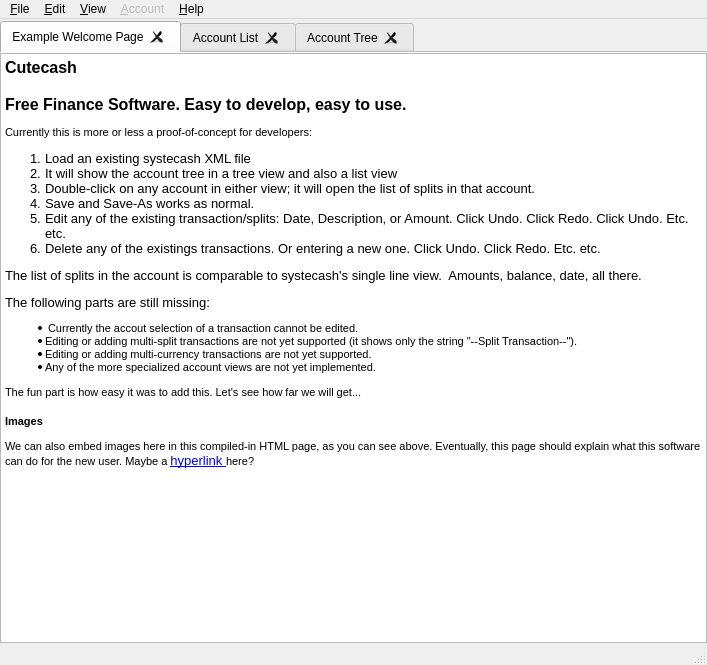
<?xml version="1.0" encoding="UTF-8"?>
<ui version="4.0">
 <class>MainWindow</class>
 <widget class="QMainWindow" name="MainWindow">
  <property name="geometry">
   <rect>
    <x>0</x>
    <y>0</y>
    <width>707</width>
    <height>665</height>
   </rect>
  </property>
  <property name="windowTitle">
   <string>systecash Qt Example</string>
  </property>
  <property name="windowIcon">
   <iconset>
    <normaloff>:/pixmaps/systecash-icon-32x32.png</normaloff>:/pixmaps/systecash-icon-32x32.png</iconset>
  </property>
  <widget class="QWidget" name="centralwidget">
   <layout class="QHBoxLayout" name="horizontalLayout">
    <property name="leftMargin">
     <number>0</number>
    </property>
    <property name="topMargin">
     <number>2</number>
    </property>
    <property name="rightMargin">
     <number>0</number>
    </property>
    <property name="bottomMargin">
     <number>0</number>
    </property>
    <item>
     <widget class="QTabWidget" name="tabWidget">
      <property name="currentIndex">
       <number>0</number>
      </property>
      <property name="documentMode">
       <bool>true</bool>
      </property>
      <property name="tabsClosable">
       <bool>true</bool>
      </property>
      <property name="movable">
       <bool>true</bool>
      </property>
      <widget class="QWidget" name="textBrowserTab">
       <attribute name="icon">
        <iconset resource="gtk-icons.qrc">
         <normaloff>:/gtk-icons/gtk-about.png</normaloff>:/gtk-icons/gtk-about.png</iconset>
       </attribute>
       <attribute name="title">
        <string>Example Welcome Page</string>
       </attribute>
       <layout class="QHBoxLayout" name="horizontalLayout_2">
        <property name="margin">
         <number>0</number>
        </property>
        <item>
         <widget class="QTextBrowser" name="textBrowser">
          <property name="html">
           <string>&lt;!DOCTYPE HTML PUBLIC &quot;-//W3C//DTD HTML 4.0//EN&quot; &quot;http://www.w3.org/TR/REC-html40/strict.dtd&quot;&gt;
&lt;html&gt;&lt;head&gt;&lt;meta name=&quot;qrichtext&quot; content=&quot;1&quot; /&gt;&lt;style type=&quot;text/css&quot;&gt;
p, li { white-space: pre-wrap; }
&lt;/style&gt;&lt;/head&gt;&lt;body style=&quot; font-family:'Ubuntu'; font-size:9pt; font-weight:400; font-style:normal;&quot;&gt;
&lt;p style=&quot; margin-top:18px; margin-bottom:12px; margin-left:0px; margin-right:0px; -qt-block-indent:0; text-indent:0px;&quot;&gt;&lt;span style=&quot; font-family:'MS Shell Dlg 2'; font-size:12pt; font-weight:600;&quot;&gt;Cutecash&lt;/span&gt;&lt;/p&gt;
&lt;p style=&quot; margin-top:18px; margin-bottom:12px; margin-left:0px; margin-right:0px; -qt-block-indent:0; text-indent:0px;&quot;&gt;&lt;span style=&quot; font-family:'MS Shell Dlg 2'; font-size:12pt; font-weight:600;&quot;&gt;Free Finance Software. Easy to develop, easy to use.&lt;/span&gt;&lt;/p&gt;
&lt;p style=&quot; margin-top:12px; margin-bottom:12px; margin-left:0px; margin-right:0px; -qt-block-indent:0; text-indent:0px;&quot;&gt;&lt;span style=&quot; font-family:'MS Shell Dlg 2'; font-size:8pt;&quot;&gt;Currently this is more or less a proof-of-concept for developers:&lt;/span&gt;&lt;/p&gt;
&lt;ol style=&quot;margin-top: 0px; margin-bottom: 0px; margin-left: 0px; margin-right: 0px; -qt-list-indent: 1;&quot;&gt;&lt;li style=&quot; font-family:'Sans'; font-size:10pt;&quot; style=&quot; margin-top:12px; margin-bottom:0px; margin-left:0px; margin-right:0px; -qt-block-indent:0; text-indent:0px;&quot;&gt;Load an existing systecash XML file&lt;/li&gt;
&lt;li style=&quot; font-family:'Sans'; font-size:10pt;&quot; style=&quot; margin-top:0px; margin-bottom:0px; margin-left:0px; margin-right:0px; -qt-block-indent:0; text-indent:0px;&quot;&gt;It will show the account tree in a tree view and also a list view &lt;/li&gt;
&lt;li style=&quot; font-family:'Sans'; font-size:10pt;&quot; style=&quot; margin-top:0px; margin-bottom:0px; margin-left:0px; margin-right:0px; -qt-block-indent:0; text-indent:0px;&quot;&gt;Double-click on any account in either view; it will open the list of splits in that account.&lt;/li&gt;
&lt;li style=&quot; font-family:'Sans'; font-size:10pt;&quot; style=&quot; margin-top:0px; margin-bottom:0px; margin-left:0px; margin-right:0px; -qt-block-indent:0; text-indent:0px;&quot;&gt;Save and Save-As works as normal.&lt;/li&gt;
&lt;li style=&quot; font-family:'Sans'; font-size:10pt;&quot; style=&quot; margin-top:0px; margin-bottom:0px; margin-left:0px; margin-right:0px; -qt-block-indent:0; text-indent:0px;&quot;&gt;Edit any of the existing transaction/splits: Date, Description, or Amount. Click Undo. Click Redo. Click Undo. Etc. etc.&lt;/li&gt;
&lt;li style=&quot; font-family:'Sans'; font-size:10pt;&quot; style=&quot; margin-top:0px; margin-bottom:0px; margin-left:0px; margin-right:0px; -qt-block-indent:0; text-indent:0px;&quot;&gt;Delete any of the existings transactions. Or entering a new one. Click Undo. Click Redo. Etc. etc.&lt;/li&gt;&lt;/ol&gt;
&lt;p style=&quot; margin-top:12px; margin-bottom:12px; margin-left:0px; margin-right:0px; -qt-block-indent:0; text-indent:0px;&quot;&gt;&lt;span style=&quot; font-family:'Sans'; font-size:10pt;&quot;&gt;The list of splits in the account is comparable to systecash's single line view.  Amounts, balance, date, all there.&lt;/span&gt;&lt;/p&gt;
&lt;p style=&quot; margin-top:12px; margin-bottom:12px; margin-left:0px; margin-right:0px; -qt-block-indent:0; text-indent:0px;&quot;&gt;&lt;span style=&quot; font-family:'Sans'; font-size:10pt;&quot;&gt;The following parts are still missing:&lt;/span&gt;&lt;/p&gt;
&lt;ul style=&quot;margin-top: 0px; margin-bottom: 0px; margin-left: 0px; margin-right: 0px; -qt-list-indent: 1;&quot;&gt;&lt;li style=&quot; font-family:'MS Shell Dlg 2'; font-size:8pt;&quot; style=&quot; margin-top:12px; margin-bottom:0px; margin-left:0px; margin-right:0px; -qt-block-indent:0; text-indent:0px;&quot;&gt; Currently the accout selection of a transaction cannot be edited. &lt;/li&gt;
&lt;li style=&quot; font-family:'MS Shell Dlg 2'; font-size:8pt;&quot; style=&quot; margin-top:0px; margin-bottom:0px; margin-left:0px; margin-right:0px; -qt-block-indent:0; text-indent:0px;&quot;&gt;Editing or adding multi-split transactions are not yet supported (it shows only the string &amp;quot;--Split Transaction--&amp;quot;). &lt;/li&gt;
&lt;li style=&quot; font-family:'MS Shell Dlg 2'; font-size:8pt;&quot; style=&quot; margin-top:0px; margin-bottom:0px; margin-left:0px; margin-right:0px; -qt-block-indent:0; text-indent:0px;&quot;&gt;Editing or adding multi-currency transactions are not yet supported. &lt;/li&gt;
&lt;li style=&quot; font-family:'MS Shell Dlg 2'; font-size:8pt;&quot; style=&quot; margin-top:0px; margin-bottom:12px; margin-left:0px; margin-right:0px; -qt-block-indent:0; text-indent:0px;&quot;&gt;Any of the more specialized account views are not yet implemented.&lt;/li&gt;&lt;/ul&gt;
&lt;p style=&quot; margin-top:12px; margin-bottom:12px; margin-left:0px; margin-right:0px; -qt-block-indent:0; text-indent:0px;&quot;&gt;&lt;span style=&quot; font-family:'MS Shell Dlg 2'; font-size:8pt;&quot;&gt;The fun part is how easy it was to add this. Let's see how far we will get...&lt;/span&gt;&lt;/p&gt;
&lt;p style=&quot; margin-top:16px; margin-bottom:12px; margin-left:0px; margin-right:0px; -qt-block-indent:0; text-indent:0px;&quot;&gt;&lt;span style=&quot; font-family:'MS Shell Dlg 2'; font-size:8pt; font-weight:600;&quot;&gt;Images&lt;/span&gt;&lt;/p&gt;
&lt;p style=&quot; margin-top:12px; margin-bottom:12px; margin-left:0px; margin-right:0px; -qt-block-indent:0; text-indent:0px;&quot;&gt;&lt;img src=&quot;:/pixmaps/systecash_splash.png&quot; /&gt;&lt;/p&gt;
&lt;p style=&quot; margin-top:12px; margin-bottom:12px; margin-left:0px; margin-right:0px; -qt-block-indent:0; text-indent:0px;&quot;&gt;&lt;span style=&quot; font-family:'MS Shell Dlg 2'; font-size:8pt;&quot;&gt;We can also embed images here in this compiled-in HTML page, as you can see above. Eventually, this page should explain what this software can do for the new user. Maybe a &lt;/span&gt;&lt;a href=&quot;gnc:test&quot;&gt;&lt;span style=&quot; font-family:'Sans'; font-size:10pt; text-decoration: underline; color:#0000ff;&quot;&gt;hyperlink &lt;/span&gt;&lt;/a&gt;&lt;span style=&quot; font-family:'MS Shell Dlg 2'; font-size:8pt;&quot;&gt;here?&lt;/span&gt;&lt;/p&gt;&lt;/body&gt;&lt;/html&gt;</string>
          </property>
          <property name="openLinks">
           <bool>false</bool>
          </property>
         </widget>
        </item>
       </layout>
      </widget>
      <widget class="QWidget" name="tableViewTab">
       <attribute name="icon">
        <iconset resource="systecash.qrc">
         <normaloff>:/pixmaps/gnc-account.png</normaloff>:/pixmaps/gnc-account.png</iconset>
       </attribute>
       <attribute name="title">
        <string>Account List</string>
       </attribute>
       <layout class="QHBoxLayout" name="horizontalLayout_3">
        <property name="margin">
         <number>0</number>
        </property>
        <item>
         <widget class="QTableView" name="tableView">
          <attribute name="verticalHeaderVisible">
           <bool>false</bool>
          </attribute>
         </widget>
        </item>
       </layout>
      </widget>
      <widget class="QWidget" name="treeViewTab">
       <attribute name="icon">
        <iconset resource="systecash.qrc">
         <normaloff>:/pixmaps/gnc-account.png</normaloff>:/pixmaps/gnc-account.png</iconset>
       </attribute>
       <attribute name="title">
        <string>Account Tree</string>
       </attribute>
       <layout class="QHBoxLayout" name="horizontalLayout_4">
        <property name="margin">
         <number>0</number>
        </property>
        <item>
         <widget class="QTreeView" name="treeView"/>
        </item>
       </layout>
      </widget>
     </widget>
    </item>
   </layout>
  </widget>
  <widget class="QMenuBar" name="menubar">
   <property name="geometry">
    <rect>
     <x>0</x>
     <y>0</y>
     <width>707</width>
     <height>21</height>
    </rect>
   </property>
   <widget class="QMenu" name="menuFile">
    <property name="title">
     <string>&amp;File</string>
    </property>
    <addaction name="actionNew"/>
    <addaction name="actionOpen"/>
    <addaction name="actionSave"/>
    <addaction name="actionSave_as"/>
    <addaction name="separator"/>
    <addaction name="actionCloseTab"/>
    <addaction name="separator"/>
    <addaction name="actionExit"/>
   </widget>
   <widget class="QMenu" name="menuHelp">
    <property name="title">
     <string>&amp;Help</string>
    </property>
    <addaction name="actionAbout"/>
    <addaction name="actionAbout_Qt"/>
   </widget>
   <widget class="QMenu" name="menuAccount">
    <property name="enabled">
     <bool>false</bool>
    </property>
    <property name="title">
     <string>&amp;Account</string>
    </property>
    <addaction name="actionOpenAccount"/>
    <addaction name="actionNewAccount"/>
    <addaction name="actionDeleteAccount"/>
    <addaction name="separator"/>
    <addaction name="actionAccountProperties"/>
   </widget>
   <widget class="QMenu" name="menuEdit">
    <property name="title">
     <string>&amp;Edit</string>
    </property>
    <addaction name="actionCut"/>
    <addaction name="actionCopy"/>
    <addaction name="actionPaste"/>
   </widget>
   <widget class="QMenu" name="menu_View">
    <property name="title">
     <string>&amp;View</string>
    </property>
    <addaction name="actionViewWelcomepage"/>
    <addaction name="actionViewAccountList"/>
    <addaction name="actionViewAccountTree"/>
    <addaction name="actionViewDashboard"/>
   </widget>
   <addaction name="menuFile"/>
   <addaction name="menuEdit"/>
   <addaction name="menu_View"/>
   <addaction name="menuAccount"/>
   <addaction name="menuHelp"/>
  </widget>
  <widget class="QStatusBar" name="statusbar"/>
  <action name="actionNew">
   <property name="text">
    <string>&amp;New</string>
   </property>
   <property name="statusTip">
    <string>Create a new file</string>
   </property>
   <property name="shortcut">
    <string>Ctrl+N</string>
   </property>
  </action>
  <action name="actionOpen">
   <property name="text">
    <string>&amp;Open...</string>
   </property>
   <property name="statusTip">
    <string>Open an existing file</string>
   </property>
   <property name="shortcut">
    <string>Ctrl+O</string>
   </property>
  </action>
  <action name="actionAbout">
   <property name="text">
    <string>&amp;About</string>
   </property>
  </action>
  <action name="actionSave">
   <property name="text">
    <string>&amp;Save</string>
   </property>
   <property name="statusTip">
    <string>Save the document to disk</string>
   </property>
   <property name="shortcut">
    <string>Ctrl+S</string>
   </property>
  </action>
  <action name="actionSave_as">
   <property name="text">
    <string>Save &amp;as...</string>
   </property>
   <property name="statusTip">
    <string>Save the document under a new name</string>
   </property>
  </action>
  <action name="actionExit">
   <property name="text">
    <string>E&amp;xit</string>
   </property>
   <property name="whatsThis">
    <string>Exit the application</string>
   </property>
   <property name="shortcut">
    <string>Ctrl+Q</string>
   </property>
  </action>
  <action name="actionNewAccount">
   <property name="enabled">
    <bool>false</bool>
   </property>
   <property name="icon">
    <iconset resource="systecash.qrc">
     <normaloff>:/pixmaps/gnc-account-new.png</normaloff>:/pixmaps/gnc-account-new.png</iconset>
   </property>
   <property name="text">
    <string>&amp;New...</string>
   </property>
  </action>
  <action name="actionOpenAccount">
   <property name="enabled">
    <bool>false</bool>
   </property>
   <property name="icon">
    <iconset resource="systecash.qrc">
     <normaloff>:/pixmaps/gnc-account-open.png</normaloff>:/pixmaps/gnc-account-open.png</iconset>
   </property>
   <property name="text">
    <string>&amp;Open</string>
   </property>
  </action>
  <action name="actionAccountProperties">
   <property name="enabled">
    <bool>false</bool>
   </property>
   <property name="icon">
    <iconset resource="systecash.qrc">
     <normaloff>:/pixmaps/gnc-account-edit.png</normaloff>:/pixmaps/gnc-account-edit.png</iconset>
   </property>
   <property name="text">
    <string>&amp;Properties...</string>
   </property>
  </action>
  <action name="actionCut">
   <property name="enabled">
    <bool>false</bool>
   </property>
   <property name="text">
    <string>Cu&amp;t</string>
   </property>
  </action>
  <action name="actionCopy">
   <property name="enabled">
    <bool>false</bool>
   </property>
   <property name="text">
    <string>&amp;Copy</string>
   </property>
  </action>
  <action name="actionPaste">
   <property name="enabled">
    <bool>false</bool>
   </property>
   <property name="text">
    <string>&amp;Paste</string>
   </property>
  </action>
  <action name="actionDeleteAccount">
   <property name="enabled">
    <bool>false</bool>
   </property>
   <property name="icon">
    <iconset resource="systecash.qrc">
     <normaloff>:/pixmaps/gnc-account-delete.png</normaloff>:/pixmaps/gnc-account-delete.png</iconset>
   </property>
   <property name="text">
    <string>&amp;Delete...</string>
   </property>
  </action>
  <action name="actionAbout_Qt">
   <property name="text">
    <string>About Qt</string>
   </property>
  </action>
  <action name="actionViewWelcomepage">
   <property name="checkable">
    <bool>true</bool>
   </property>
   <property name="checked">
    <bool>true</bool>
   </property>
   <property name="text">
    <string>&amp;Welcome Page</string>
   </property>
  </action>
  <action name="actionViewAccountList">
   <property name="checkable">
    <bool>true</bool>
   </property>
   <property name="checked">
    <bool>true</bool>
   </property>
   <property name="text">
    <string>Account &amp;List</string>
   </property>
  </action>
  <action name="actionViewAccountTree">
   <property name="checkable">
    <bool>true</bool>
   </property>
   <property name="checked">
    <bool>true</bool>
   </property>
   <property name="text">
    <string>Account &amp;Tree</string>
   </property>
  </action>
  <action name="actionCloseTab">
   <property name="text">
    <string>&amp;Close Current Tab</string>
   </property>
  </action>
  <action name="actionViewDashboard">
   <property name="checkable">
    <bool>true</bool>
   </property>
   <property name="checked">
    <bool>true</bool>
   </property>
   <property name="text">
    <string>&amp;Dashboard</string>
   </property>
  </action>
  <action name="actionViewTransferFunds">
   <property name="checkable">
    <bool>true</bool>
   </property>
   <property name="checked">
    <bool>true</bool>
   </property>
   <property name="text">
    <string>&amp;Transfer Funds</string>
   </property>
  </action>
  <action name="actionViewFPO">
   <property name="checkable">
    <bool>true</bool>
   </property>
   <property name="checked">
    <bool>true</bool>
   </property>
   <property name="text">
    <string>&amp;FPO</string>
   </property>
  </action>
 </widget>
 <resources>
  <include location="systecash.qrc"/>
  <include location="gtk-icons.qrc"/>
 </resources>
 <connections>
  <connection>
   <sender>textBrowser</sender>
   <signal>copyAvailable(bool)</signal>
   <receiver>actionCopy</receiver>
   <slot>setEnabled(bool)</slot>
   <hints>
    <hint type="sourcelabel">
     <x>352</x>
     <y>343</y>
    </hint>
    <hint type="destinationlabel">
     <x>-1</x>
     <y>-1</y>
    </hint>
   </hints>
  </connection>
 </connections>
</ui>
